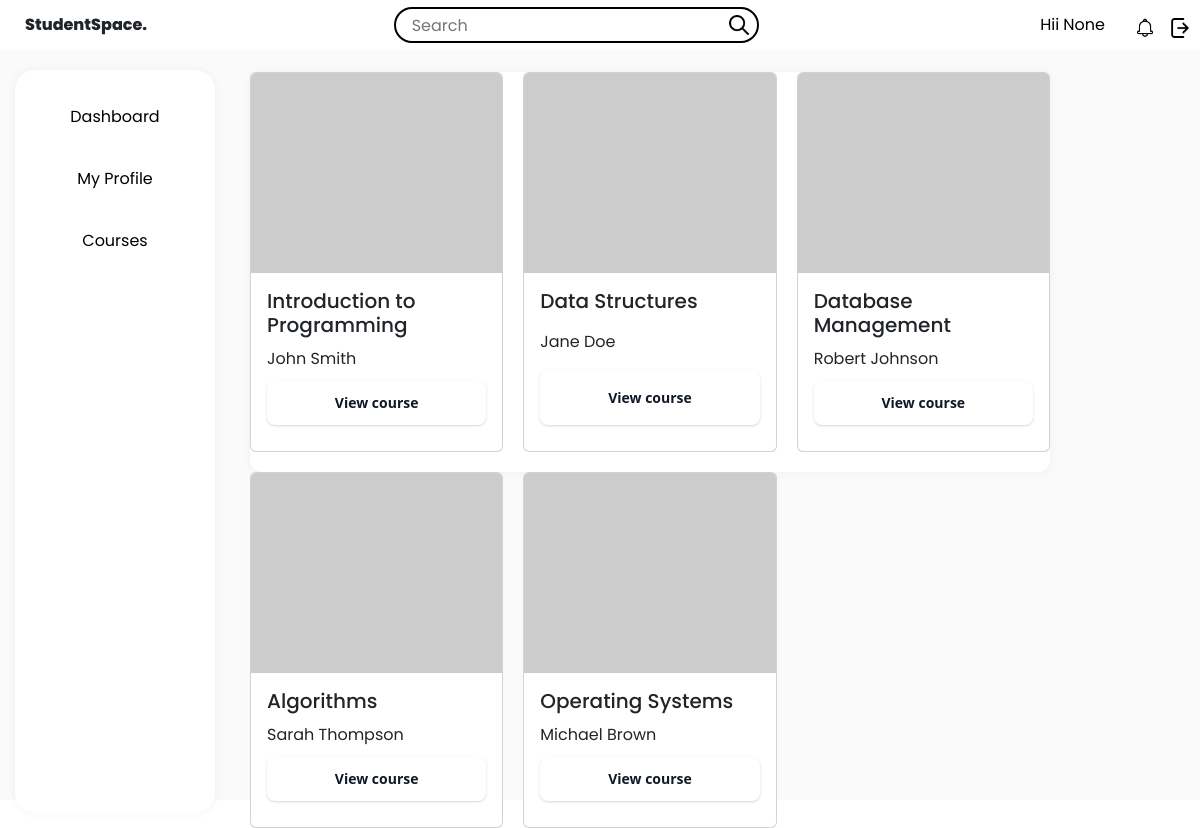
Screenshot of /courses with the database file from the repository.
### tables this page shows
CREATE TABLE courses (
                    course_id INTEGER PRIMARY KEY,
                    course_name TEXT,
                    instructor TEXT,
                    credits INTEGER
                );

### app.py (the view)
@app.route("/courses")
def courses():
    user_type = session.get("user_type")
    name = session.get("name")
    conn = sqlite3.connect("database.db")
    cursor = conn.cursor()
    cursor.execute("SELECT * FROM courses")
    courses_data = cursor.fetchall()
    conn.close()
    return render_template(
        "courses.html",
        courses=courses_data,
        user_type=user_type,
        name=name,
    )

### app.py (called while the page is built)
@app.context_processor
def common_icons():
    admin = "/static/assets/admin.png"
    student = "/static/assets/student.png"
    faculty = "/static/assets/faculty.png"
    search = "/static/assets/search.png"
    notification = "/static/assets/notification.png"
    settings = "/static/assets/settings.png"
    return dict(
        search=search,
        notification=notification,
        settings=settings,
        admin=admin,
        faculty=faculty,
        student=student,
    )

### templates/courses.html (shortened to what this page needs)
<!DOCTYPE html>
<html>
  <head>
    <link
      href="https://cdn.jsdelivr.net/npm/bootstrap@5.3.0/dist/css/bootstrap.min.css"
      rel="stylesheet"
    />
    <link
      rel="stylesheet"
      href="{{ url_for('static', filename='style.css') }}"
    />
    <link
      rel="stylesheet"
      href="{{ url_for('static', filename='courses-style.css') }}"
    />
  </head>
  <body>
    <div class="StudentSpace">
      <div class="header">
        <div class="left-section">StudentSpace.</div>
        <div class="middle-section">
          <input class="search-bar" type="text" placeholder="Search" />
          <img class="search-icon" src="{{search}}" />
        </div>
        <div class="right-section">
          <div class="name">
            <a href="{{ url_for('profile') }}" class="name">Hii {{name}} </a>
          </div>
          <div class="notification-icon">
            <img class="notification-icon" src="{{notification}}" />
          </div>
          <div class="settings-icon">
            <a href="{{ url_for('logout') }}"
              ><img class="settings-icon" src="{{settings}}"
            /></a>
          </div>
        </div>
      </div>
      <div class="sidebar">
        <div class="sidebar-tabs">
          <a
            href="{{ url_for('home', username=username, name=name, user_type=user_type) }}"
            >Dashboard</a
          >
        </div>
        <div class="sidebar-tabs">
          <a href="{{ url_for('profile') }}">My Profile</a>
        </div>
        <div class="sidebar-tabs">
          <a href="{{ url_for('courses') }}">Courses</a>
        </div>
      </div>
      <div class="main-section">
        <div class="main">
          {% for course in courses %}
          <div class="card">
            <img src="https://picsum.photos/200/300?random=1" class="card-img-top" alt="Fissure in Sandstone" style="height: 200px;">
            <div class="card-body">
              <h5 class="card-title">{{ course[1] }}</h5>
              <p class="card-text">{{ course[2] }}</p>
              <button class="button-38" role="button">View course</button>
            </div>
          </div>
          {% endfor %}
        </div>
      </div>
    </div>
  </body>
</html>

### static/style.css (style rules this page uses)
* { margin: 0; padding: 0; box-sizing: border-box; font-family: "Poppins", sans-serif; }
body { font-weight: 400; line-height: 1.5; font-size: 16px; }
.StudentSpace { display: flex; flex-direction: column; height: 100vh; }
.header { display: flex; align-items: center; justify-content: space-between; height: 48px; padding: 25px; }
.left-section { font-weight: 800; }
.middle-section { flex: 1; max-width: 400px; display: flex; align-items: center; }
.right-section { display: flex; align-items: center; flex-direction: row; }
.name { color: #000; text-decoration: none; }
.search-bar { flex: 1; height: 36px; padding-left: 16px; border: solid 2px black; border-radius: 48px; }
.sidebar { position: fixed; top: 70px; left: 15px; bottom: 15px; width: 200px; display: flex; flex-direction: column; align-items: center; box-shadow: 0 0 10px rgba(0, 0, 0, 0.05); border-radius: 20px; padding-top: 16px; background-color: white; }
.sidebar-tabs { height: 46px; width: 152px; border-radius: 48px; box-sizing: border-box; text-align: center; display: flex; justify-content: center; align-items: center; line-height: 40px; margin: 8px; transition: box-shadow 0.3s ease; }
.sidebar-tabs a { text-decoration: none; color: #000; }
.main-section { background-color: rgb(250, 250, 250); height: 100%; width: 100%; }
.main { margin-left: 250px; margin-top: 22px; margin-bottom: 15px; display: flex; height: 400px; flex-direction: column; border-radius: 12px; box-shadow: 0 0 10px rgba(0, 0, 0, 0.05); background-color: white; }
.search-icon, .notification-icon, .settings-icon { width: 20px; height: 20px; margin-left: 15px; }
.search-icon { position: relative; right: 45px; }

### static/courses-style.css (style rules this page uses)
.main { display: grid; grid-template-columns: repeat(auto-fit, minmax(200px, 1fr)); gap: 20px; max-width: 800px; }
.button-38 { background-color: #FFFFFF; border: 0; border-radius: .5rem; box-sizing: border-box; color: #111827; font-family: "Inter var",ui-sans-serif,system-ui,-apple-system,system-ui,"Segoe UI",Roboto,"Helvetica Neue",Arial,"Noto Sans",sans-serif,"Apple Color Emoji","Segoe UI Emoji","Segoe UI Symbol","Noto Color Emoji"; font-size: .875rem; font-weight: 600; line-height: 1.25rem; padding: .75rem 1rem; text-align: center; text-decoration: none #D1D5DB solid; text-decoration-thickness: auto; box-shadow: 0 1px 3px 0 rgba(0, 0, 0, 0.1), 0 1px 2px 0 rgba(0, 0, 0, 0.06); cursor: pointer; user-select: none; -webkit-user-select: none; touch-action: manipulation; }
.card-body { display: flex; flex-direction: column; height: 100%; justify-content: space-between; }
.card-body h5, .card-body p, .card-body button { flex: 1; margin-bottom: 10px; }

### rows the page displays
courses: course_name "Introduction to Programming", instructor "John Smith"
courses: course_name "Data Structures", instructor "Jane Doe"
courses: course_name "Database Management", instructor "Robert Johnson"
courses: course_name "Algorithms", instructor "Sarah Thompson"
courses: course_name "Operating Systems", instructor "Michael Brown"

### other values shown
{{ name }} "None"
